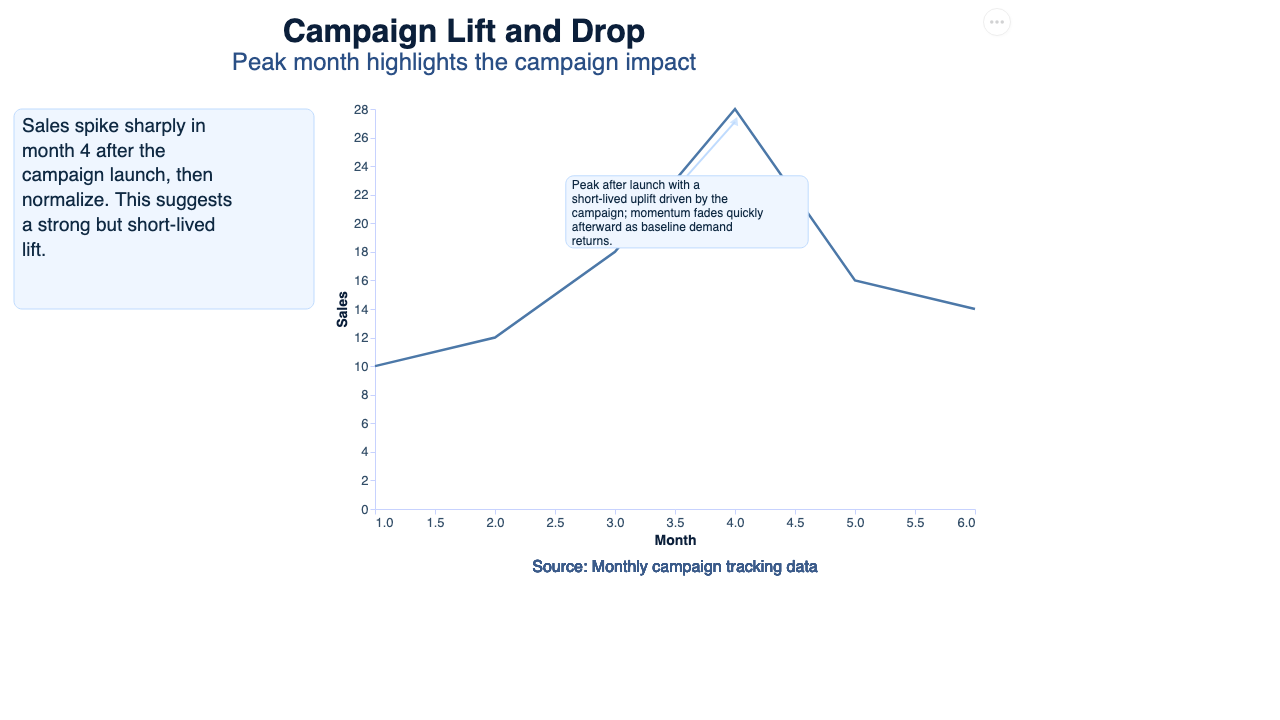

Generate this figure with Python:
import pandas as pd
import altair as alt

from pynarrative import Story


def build_story():
    data = pd.DataFrame({
        'month': [1, 2, 3, 4, 5, 6],
        'sales': [10, 12, 18, 28, 16, 14]
    })

    story = Story(data, width=600, height=400)
    story.mark_line().encode(
        x=alt.X('month:Q', title='Month'),
        y=alt.Y('sales:Q', title='Sales')
    )

    story.add_title(
        "Campaign Lift and Drop",
        subtitle="Peak month highlights the campaign impact"
    )

    story.add_context(
        "Sales spike sharply in month 4 after the campaign launch, then normalize."
        " This suggests a strong but short-lived lift."
        "Sales spike sharply in month 4 after the campaign launch, then normalize.",
        position='left'
    )

    story.add_annotation(
        x=4,
        y=28,
        title="Campaign peak",
        text=(
            "Sales rise abruptly in month 4 immediately after the campaign launch, "
            "indicating a strong short-term response from the target audience. "
            "Sales rise abruptly in month 4 immediately after the campaign launch, "
            "indicating a strong short-term response from the target audience. "
        ),
        dx=-100,
        dy=100,
        show_subject=False
    )
    story.add_source("Source: Monthly campaign tracking data", position='right')

    return story.render()


def main():
    chart = build_story()
    output_path = 'annotated_line_story.html'
    chart.save(output_path)
    print(f"Saved: {output_path}")


if __name__ == '__main__':
    main()
